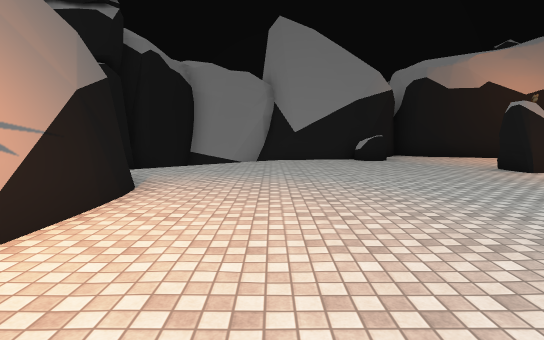
[1] (above)

16 first-person views from a walk through a Unity game level. The camera is 1.5 m above the floor, tilts 6° down and sees 80° across. The floor is counted in squares, 2 m on a side. Each view is taken from the middle of a square. On the plan, view 1 faces up. The plan holds only what a view shows up to about 11 squares ahead; the rest is blank. The place goes on beyond the plan. The player is left out. Some surface patterns are stand-ins.

[2]
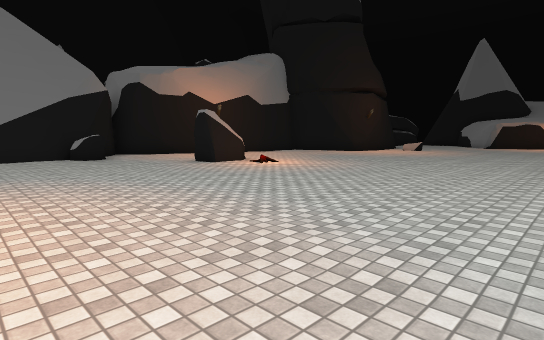

[3]
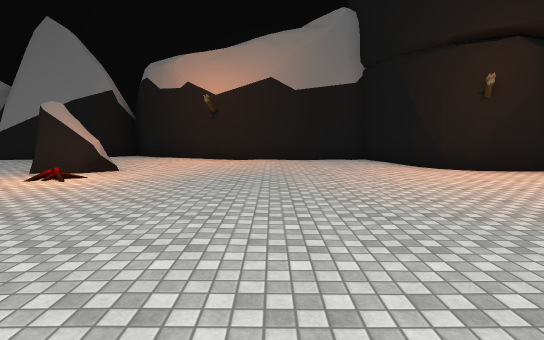

[4]
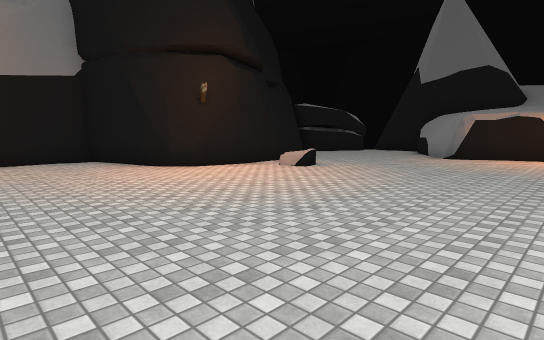

[5]
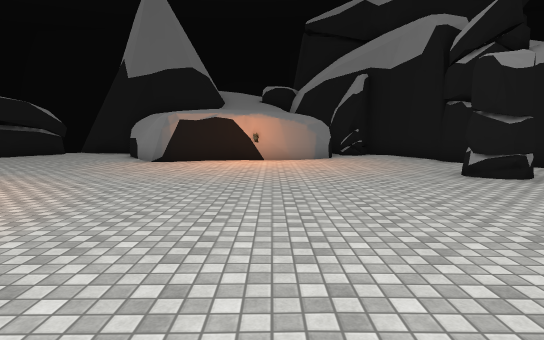

[6]
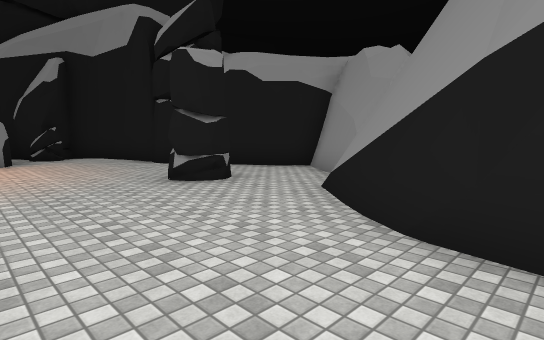

[7]
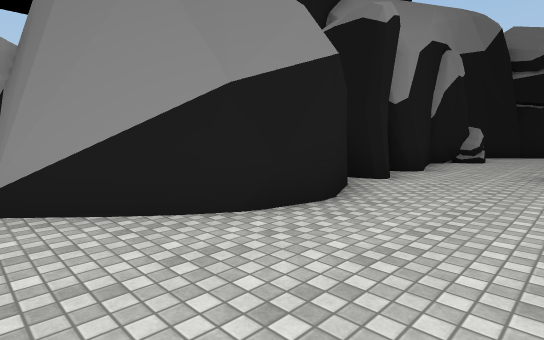

[8]
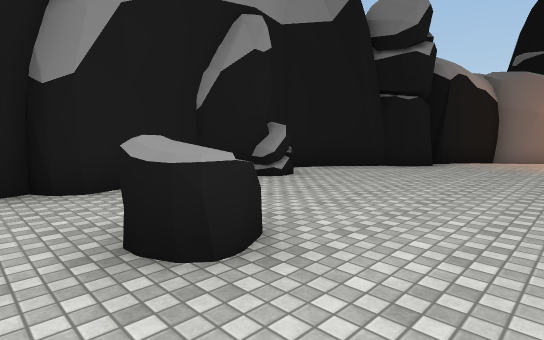

[9]
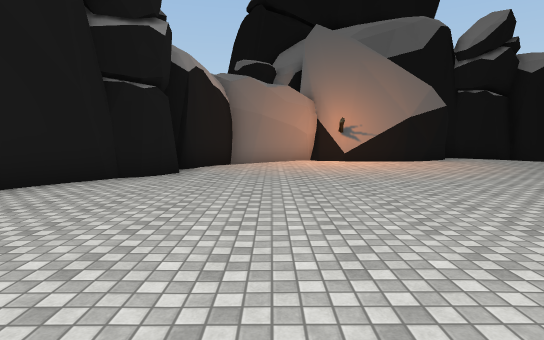

[10]
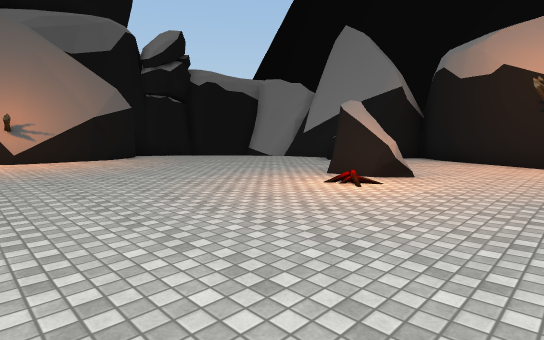

[11]
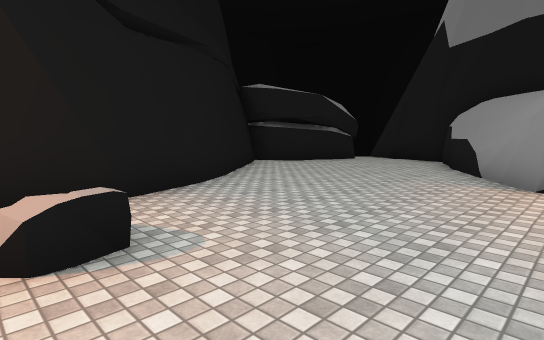

[12]
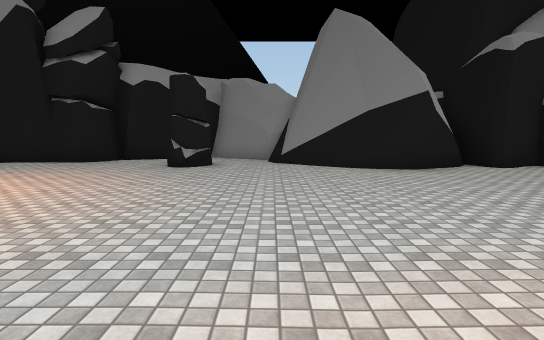

[13]
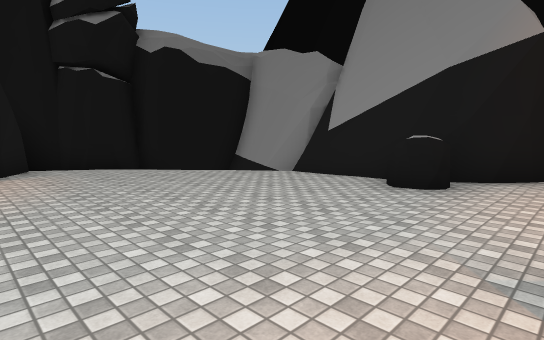

[14]
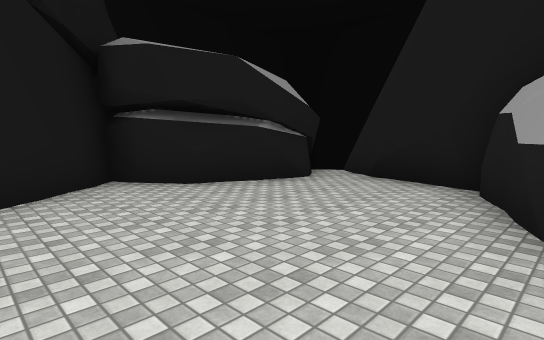

[15]
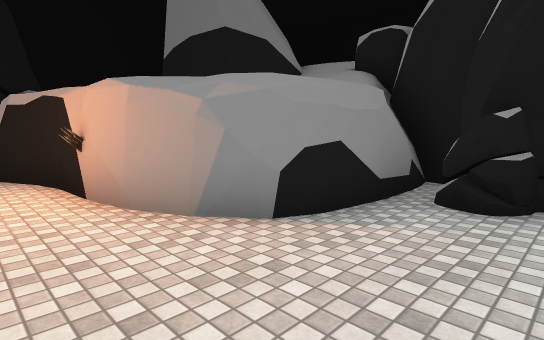

[16]
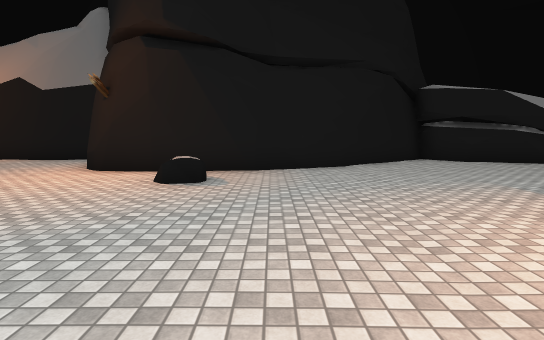

### Floor plan
Key: @ floor where view 1 was taken; # wall or solid block; x gap in a wall; . floor; / step, stairs or slope; R rock; O other object.
Columns run from 5 left of view 1 to 27 right of it. Each row starts with its distance up from view 1.
 13          ###
 12     ##  ##.##
 11   #######...#######        ###
 10   # /...R.........##      ##.##
  9 R##/...............#    ###...###
  8 RR/................#   ##.......#
  7 #R.........R.......#####........#
  6 ###..................x.........##
  5   #..................RR......###
  4   ##.......................###
  3   ##.......................#
  2   OO.......................#
  1   #........................##
  0   #..@.....................O#
 -1   #/..........R.............#
 -2   ####R.....................#####
 -3      RR#......................R##
 -4       R##.RR####.###...R.......R
 -5         ##     ### ###.....R###
 -6                      #....RR
 -7                      ##.##RR
 -8                       ###

Positions as (right, up) in squares from view 1, and headings:
1: (0, 0), facing up
2: (0, -1), facing up-right
3: (10, 0), facing up
4: (10, 0), facing up-right
5: (12, 0), facing right
6: (13, -1), facing down-right
7: (16, -1), facing down-left
8: (10, 1), facing down-left
9: (8, 0), facing left
10: (9, 1), facing up-left
11: (16, 3), facing up-right
12: (16, 4), facing down
13: (5, 5), facing up-left
14: (21, 5), facing up-right
15: (21, -4), facing up-right
16: (18, 0), facing up
